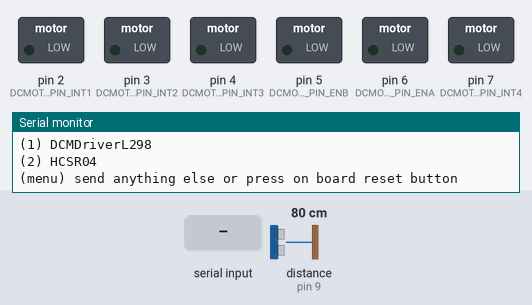
The sketch below on a simulated Teensy 3. Parts: switched loads named in the sketch (green lamp = pin HIGH), the last lines printed to the serial monitor. The test bench sets the inputs (shaded band); at power-on: distance to the obstacle (sensor on pin 9) 80 cm. The echo pulse lasts 58.3 µs per cm.

Above: at 1.2 s.
1.3 s: "1" received over Serial
At 2.5 s:
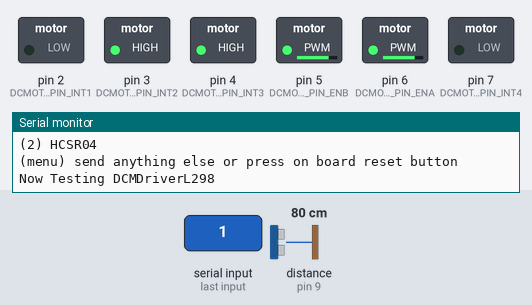
4.3 s: "2" received over Serial
At 4.8 s:
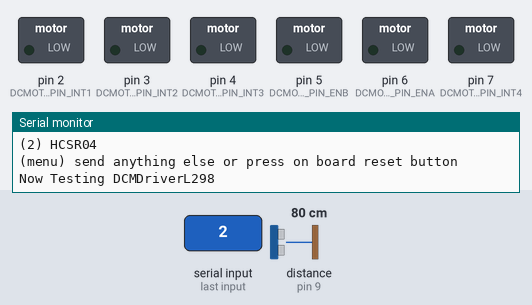
Timing chart, 0 to 7.3 s (numbered marks = the images above; inputs shaded):
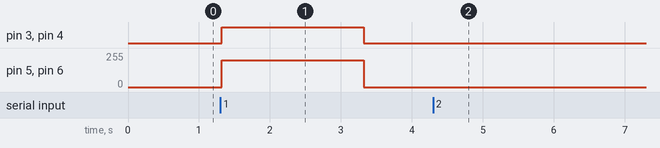

Measured:
- after the input at 1.3 s, pin 3 (DCMOTOR_PIN_INT2), pin 4 (DCMOTOR_PIN_INT3): LOW → HIGH at once, → LOW 2.0 s later; pin 5 (DCMOTOR_PIN_ENB), pin 6 (DCMOTOR_PIN_ENA): 0/255 → 200/255 at once, → 0/255 2.0 s later
- after the input at 4.3 s, pin 3 (DCMOTOR_PIN_INT2), pin 4 (DCMOTOR_PIN_INT3): stops changing and stays LOW; pin 5 (DCMOTOR_PIN_ENB), pin 6 (DCMOTOR_PIN_ENA): stops changing and stays 0/255

The sketch:

Firmware.ino
```cpp
// Include Libraries
#include "Arduino.h"
#include "DCMDriverL298.h"
#include "NewPing.h"


// Pin Definitions
#define DCMOTOR_PIN_ENA	6
#define DCMOTOR_PIN_INT1	2
#define DCMOTOR_PIN_INT2	3
#define DCMOTOR_PIN_ENB	5
#define DCMOTOR_PIN_INT3	4
#define DCMOTOR_PIN_INT4	7
#define HCSR04_PIN_TRIG	8
#define HCSR04_PIN_ECHO	9

// Global variables and defines

// Constructors
DCMDriverL298 dcMotor(DCMOTOR_PIN_ENA,DCMOTOR_PIN_INT1,DCMOTOR_PIN_INT2,DCMOTOR_PIN_ENB,DCMOTOR_PIN_INT3,DCMOTOR_PIN_INT4);
NewPing hcsr04(HCSR04_PIN_TRIG,HCSR04_PIN_ECHO);


// define vars for testing menu
#define TIMEOUT 10000       //define timeout of 10 sec
char menuOption = 0;
long time0;
/* This code sets up the essentials for your circuit to work. It runs first every time your circuit is powered with electricity. */
void setup() {
    // Setup Serial which is useful for debugging
    // Use the Serial Monitor to view printed messages
    Serial.begin(9600);
    while (!Serial) ; // wait for serial port to connect. Needed for native USB
    Serial.println("start");


}

/* This code is the main logic of your circuit. It defines the interaction between the components you selected. After setup, it runs over and over again, in an eternal loop. */
void loop() {
    // Read data from serial monitor if received
    while (Serial.available()) {
        char c = Serial.read();
        if (isAlphaNumeric(c)) {
          menuOption = c;
          printselection();
          time0 = millis();
    }}

    if(menuOption == '1' && testTimeout()) {
    //DCMDriverL298 - Test Code
    //Start both motors. note that rotation direction is determined by the motors connection to the driver.
    //You can change the speed by setting a value between 0-255, and set the direction by changing between 1 and 0.
    dcMotor.setMotorA(200,1);
    dcMotor.setMotorB(200,0);
    delay(2000);
    //Stop both motors
    dcMotor.stopMotors();
    delay(2000);

    }
    else if(menuOption == '2' && testTimeout()) {
    //HCSR04 - Test Code
    // Read distance measurment from UltraSonic sensor
    int hcsr04Dist = hcsr04.ping_cm();
    delay(10);
    Serial.print(F("Distance: ")); Serial.print(hcsr04Dist); Serial.println(F("[cm]"));

    }


    else
        menu();


}


// This is a menu function for selecting the components to be tested
// Follow serial monitor for instrcutions
char menu()
{
    Serial.println(F("\nWhich component would you like to test?"));
    Serial.println(F("(1) DCMDriverL298"));
    Serial.println(F("(2) HCSR04"));
    Serial.println(F("(menu) send anything else or press on board reset button\n"));
    while (!Serial.available());
    delay(20);

}

// This section is used to print the selected option to the serial monitor
void printselection()
{
    if(menuOption == '1') 	Serial.println(F("Now Testing DCMDriverL298"));
    else if(menuOption == '2') 	Serial.println(F("Now Testing HCSR04"));
    else  Serial.println(F("illegal input!"));
    Serial.println();
}

// This is a testTimeout function for the testing duration of a component
// Time out value is set by testTimeout which is defined before setup(), you can change it to make testing duration shorter/longer
bool testTimeout()
{
    if (millis() - time0 > TIMEOUT)
        return false;
    else
        return true;
}


/*******************************************************

*    Circuito.io is an automatic generator of schematics and code for off
*    the shelf hardware combinations.

*    Copyright (C) 2016 Roboplan Technologies Ltd.

*    This program is free software: you can redistribute it and/or modify
*    it under the terms of the GNU General Public License as published by
*    the Free Software Foundation, either version 3 of the License, or
*    (at your option) any later version.

*    This program is distributed in the hope that it will be useful,
*    but WITHOUT ANY WARRANTY; without even the implied warranty of
*    MERCHANTABILITY or FITNESS FOR A PARTICULAR PURPOSE.  See the
*    GNU General Public License for more details.

*    You should have received a copy of the GNU General Public License
*    along with this program.  If not, see <http://www.gnu.org/licenses/>.

*    In addition, and without limitation, to the disclaimers of warranties
*    stated above and in the GNU General Public License version 3 (or any
*    later version), Roboplan Technologies Ltd. ("Roboplan") offers this
*    program subject to the following warranty disclaimers and by using
*    this program you acknowledge and agree to the following:
*    THIS PROGRAM IS PROVIDED ON AN "AS IS" AND "AS AVAILABLE" BASIS, AND
*    WITHOUT WARRANTIES OF ANY KIND EITHER EXPRESS OR IMPLIED.  ROBOPLAN
*    HEREBY DISCLAIMS ALL WARRANTIES, EXPRESS OR IMPLIED, INCLUDING BUT
*    NOT LIMITED TO IMPLIED WARRANTIES OF MERCHANTABILITY, TITLE, FITNESS
*    FOR A PARTICULAR PURPOSE, NON-INFRINGEMENT, AND THOSE ARISING BY
*    STATUTE OR FROM A COURSE OF DEALING OR USAGE OF TRADE.
*    YOUR RELIANCE ON, OR USE OF THIS PROGRAM IS AT YOUR SOLE RISK.
*    ROBOPLAN DOES NOT GUARANTEE THAT THE PROGRAM WILL BE FREE OF, OR NOT
*    SUSCEPTIBLE TO, BUGS, SECURITY BREACHES, OR VIRUSES. ROBOPLAN DOES
*    NOT WARRANT THAT YOUR USE OF THE PROGRAM, INCLUDING PURSUANT TO
*    SCHEMATICS, INSTRUCTIONS OR RECOMMENDATIONS OF ROBOPLAN, WILL BE SAFE
*    FOR PERSONAL USE OR FOR PRODUCTION OR COMMERCIAL USE, WILL NOT
*    VIOLATE ANY THIRD PARTY RIGHTS, WILL PROVIDE THE INTENDED OR DESIRED
*    RESULTS, OR OPERATE AS YOU INTENDED OR AS MAY BE INDICATED BY ROBOPLAN.
*    YOU HEREBY WAIVE, AGREE NOT TO ASSERT AGAINST, AND RELEASE ROBOPLAN,
*    ITS LICENSORS AND AFFILIATES FROM, ANY CLAIMS IN CONNECTION WITH ANY OF
*    THE ABOVE.
********************************************************/
```

DCMDriverL298.cpp
```cpp
#include <Arduino.h>
#include "DCMDriverL298.h"

/**
* Construct a DC Motor Driver instance.<BR>
* It constructs two DC Motor instances, motorL and motorR.<BR>
* enA, enB - enable pins for motors. connected to PWM pin on Arduino board.<BR>
* pinA1,pinA2,pinB1,pinB2 - direction pin of the motors. connected to digital pins on Arduino board.
*/
DCMDriverL298::DCMDriverL298(const int enA, const int pinA1, const int pinA2, const int enB, const int pinB1, const int pinB2) : m_enA(enA), m_enB(enB), m_pinA1(pinA1), m_pinA2(pinA2), m_pinB1(pinB1), m_pinB2(pinB2)
{
	pinMode(m_pinA1,OUTPUT);
    pinMode(m_pinA2,OUTPUT);
    pinMode(m_pinB1,OUTPUT);
    pinMode(m_pinB2,OUTPUT);
    pinMode(m_enA,OUTPUT);
    pinMode(m_enB,OUTPUT);

 	stopMotors();
}

/**Set DC motor A speed and direction.
*/
void DCMDriverL298::setMotorA(int speed, bool dir)
{
	setMotor(m_enA, m_pinA1, m_pinA2, speed, dir);
}

/**Set DC motor B speed and direction.
*/
void DCMDriverL298::setMotorB(int speed, bool dir)
{
	setMotor(m_enB, m_pinB1, m_pinB2, speed, dir);
}
/**Stop DC motor A.
*/
void DCMDriverL298::stopMotorA()
{
	off(m_enA, m_pinA1, m_pinA2);
}
/**Stop DC motor B.
*/
void DCMDriverL298::stopMotorB()
{
	off(m_enB, m_pinB1, m_pinB2);
}
/**Stop both DC motors.
*/
void DCMDriverL298::stopMotors()
{
	stopMotorA();
	stopMotorB();
}
/**Set DC motor speed and direction.
*/
void DCMDriverL298::setMotor(int pinPWM, int pinDir1, int pinDir2, int speed, bool dir)
{
	analogWrite(pinPWM, speed);
	digitalWrite(pinDir1, !dir);
	digitalWrite(pinDir2, dir);
}


/**Turn off DC motor
*/
void DCMDriverL298::off(int pinPWM, int pinDir1, int pinDir2)
{
	analogWrite(pinPWM, 0);
	digitalWrite(pinDir1, LOW);
	digitalWrite(pinDir2, LOW);
}
```

DCMDriverL298.h
```cpp
/** \addtogroup DCMotorWDriver
 *  @{
 */

#ifndef _DCMDRIVERL298_H_
#define _DCMDRIVERL298_H_


//DcMotor driver class:
class DCMDriverL298
{

	public:
		DCMDriverL298(const int enA, const int pinA1, const int pinA2, const int enB, const int pinB1, const int pinB2);
		void setMotorA(int speed, bool dir);
		void setMotorB(int speed, bool dir);
		void stopMotorA();
		void stopMotorB();
		void stopMotors();
		void setMotor(int pinPWM, int pinDir1, int pinDir2, int speed, bool dir);
		void off(int pinPWM, int pinDir1, int pinDir2);
	private:
		const int m_enA, m_enB, m_pinA1, m_pinA2, m_pinB1, m_pinB2;

};

#endif // _DCMDRIVERL298_H_
/** @}*/
```
